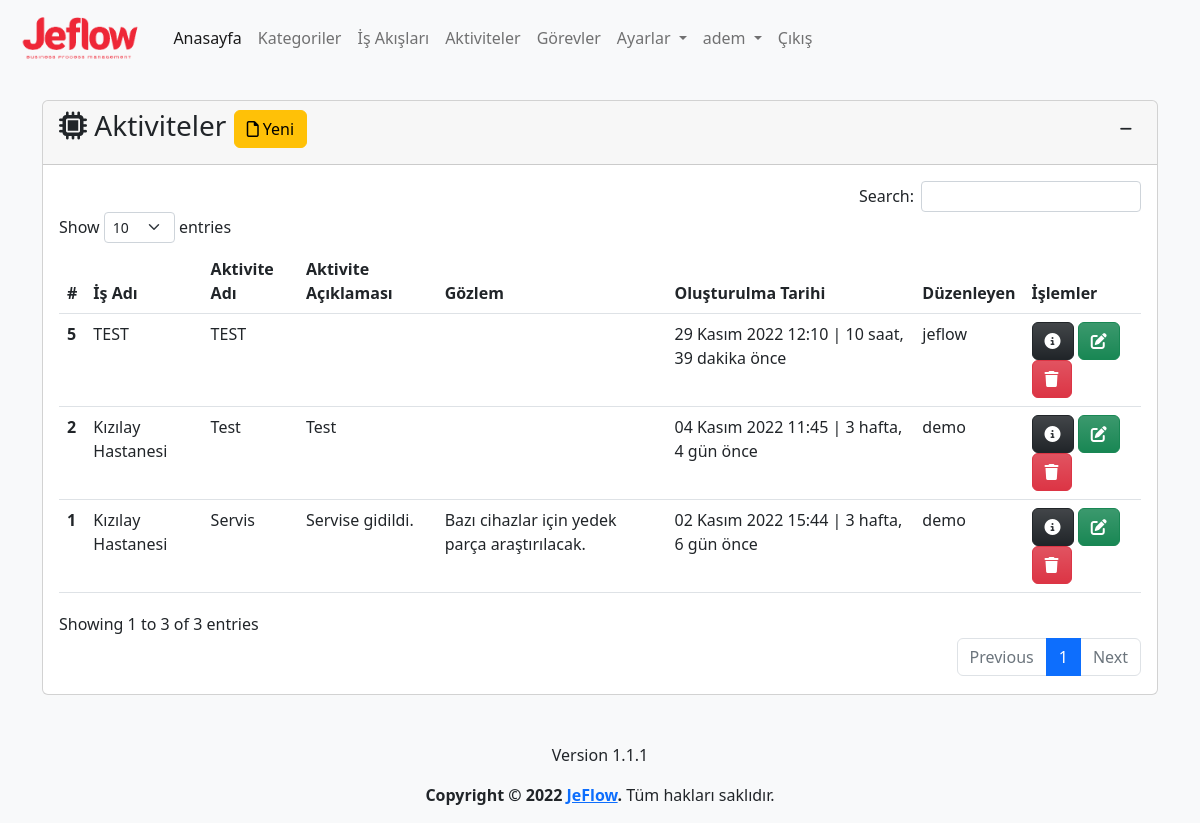
Screenshot of /activity/ (signed in) with the database file from the repository.
### app/models.py (models this page shows, shortened)
class Activity(models.Model):
    process=models.ForeignKey(Process,on_delete=models.CASCADE,verbose_name='İş Adı')
    name=models.CharField(max_length=500,verbose_name='Aktivite Adı')
    description=models.TextField(verbose_name='Aktivite Açıklaması', blank=True,null=True)
    observation=models.TextField(verbose_name='Gözlem', blank=True,null=True)
    file=models.FileField(upload_to='activity_files/%Y/%m/%d/', verbose_name='Dosya', blank=True, null=True)
    created_date=models.DateTimeField(auto_now_add=True, verbose_name='Oluşturulma Tarihi')
    user=models.ForeignKey(User,on_delete=models.CASCADE,verbose_name='Kullanıcı', blank=True, null=True)
    class Meta:
        verbose_name='Aktive'
        verbose_name_plural='Aktiviteler'

class Process(models.Model):
    category=models.ForeignKey(Category,on_delete=models.CASCADE,verbose_name='Kategori')
    name=models.CharField(max_length=500,verbose_name='İş Akış Adı')
    description=models.TextField(verbose_name='İş Akış Açıklaması', blank=True, null=True)
    state=models.ForeignKey(State, on_delete=models.SET_NULL,verbose_name='Durum', blank=True, null=True)
    file=models.FileField(upload_to='process_files/%Y/%m/%d/', verbose_name='Dosya', blank=True, null=True)
    created_date=models.DateTimeField(auto_now_add=True, verbose_name='Oluşturulma Tarihi')
    user=models.ForeignKey(User,on_delete=models.CASCADE,verbose_name='Kullanıcı', blank=True, null=True)
    def __str__(self):
        return self.name # + ' - ' + self.created_date.strftime("%d.%m.%Y, %H:%M:%S")
    class Meta:
        verbose_name='İş Akışı'
        verbose_name_plural='İş Akışları'

### app/views.py (the view, shortened to what this page needs)
# urls.py: path('activity/', views.activity, name='activity'),
@login_required(login_url='/user/login/')
def activity(request):
    activity_form=ActivityForm()
    activities = Activity.objects.order_by('-created_date')
    context = {
        'activity_form':activity_form,
        'activities': activities
    }
    return render(request, 'app/activity.html', context)

### app/forms.py
class ActivityForm(forms.ModelForm):
    class Meta:
        model=Activity
        fields=('process','name','description','observation', 'file')

### templates/app/activity.html (shortened to what this page needs)
{% extends 'layout.html' %}
{% load humanize %}
{% block content %}
{% load crispy_forms_tags %}
<div class="row mt-3">
    <div class="col-md-12">
        <div class="card">
            <div class="card-header">
                <h3 class="card-title">
                    <i class="fa-solid fa-microchip"></i>
                    Aktiviteler
                    <button type="button" class="btn btn-warning" data-bs-toggle="modal"
                        data-bs-target="#activityModal">
                        <i class="fa-regular fa-file"></i>
                        Yeni
                    </button>
                    <div class="float-end">
                        <button class="btn btn-sm" type="button" data-bs-toggle="collapse"
                            data-bs-target="#collapseActivity" aria-expanded="false" aria-controls="collapseActivity">
                            <i class="fa-solid fa-minus"></i>
                        </button>
                    </div>
                </h3>
            </div>
            <div class="collapse show" id="collapseActivity">
                <div class="card-body">
                    {% if activities %}
                    <table id="activity" class="table table-hover">
                        <thead>
                            <tr>
                                <th scope="col">#</th>
                                <th scope="col">İş Adı</th>
                                <th scope="col">Aktivite Adı</th>
                                <th scope="col">Aktivite Açıklaması</th>
                                <th scope="col">Gözlem</th>
                                <th scope="col">Oluşturulma Tarihi</th>
                                <th scope="col">Düzenleyen</th>
                                <th scope="col">İşlemler</th>
                            </tr>
                        </thead>
                        <tbody>
                            {% for activity in activities %}
                            <tr>
                                <th scope="row">{{ activity.id }}</th>
                                <td>{{ activity.process }}</td>
                                <td>{{ activity.name }}</td>
                                <td>{{ activity.description | safe }}</td>
                                <td>{{ activity.observation }}</td>
                                <td>{{ activity.created_date }} | {{ activity.created_date | timesince}} önce</td>
                                <td>{{ activity.user }}</td>
                                <td>
                                    <a href="{% url 'activity_detail' activity.id %}" class="btn btn-dark bg-gradient"
                                        data-bs-toggle="popover" data-bs-trigger="hover" data-bs-title="Detaylar"
                                        data-bs-content="Seçili satırdaki kaydın detaylarını görüntüler.">
                                        <i class="fa-solid fa-circle-info"></i>
                                    </a>
                                    <a class="btn btn-success bg-gradient"
                                        href="{% url 'activity_update' activity.id %}" data-bs-toggle="popover"
                                        data-bs-trigger="hover" data-bs-title="Düzenle"
                                        data-bs-content="Seçili satırdaki kaydı düzenler.">
                                        <i class="fa-solid fa-pen-to-square"></i>
                                    </a>
                                    <a class="btn btn-danger bg-gradient" href="{% url 'activity_delete' activity.id %}"
                                        data-bs-toggle="popover" data-bs-trigger="hover" data-bs-title="Sil"
                                        data-bs-content="Seçili satırdaki kaydı siler.">
                                        <i class="fa-solid fa-trash"></i>
                                    </a>
                                </td>
                            </tr>
                            {% endfor %}
                        </tbody>
                    </table>
                    {% else %}
                    <div class="alert alert-warning">
                        <p>Aktivite bulunamadı.</p>
                    </div>
                    {% endif %}
                </div>
            </div>
        </div>
    </div>
</div>
{% endblock %}

### templates/layout.html (shortened to what this page needs)
{% load static %}
<!doctype html>
<html lang="tr">
<head>
  <link href="https://cdn.jsdelivr.net/npm/bootstrap@5.2.2/dist/css/bootstrap.min.css" rel="stylesheet"
>
  <link rel="stylesheet" href="{% static 'css/jeflow.css' %}">
  <link href="https://cdn.jsdelivr.net/npm/summernote@0.8.18/dist/summernote-lite.min.css" rel="stylesheet">
  <link href="https://cdn.jsdelivr.net/npm/select2@4.1.0-rc.0/dist/css/select2.min.css" rel="stylesheet" />
  <link rel="stylesheet" type="text/css" href="https://cdn.datatables.net/1.12.1/css/dataTables.bootstrap5.min.css">
  <link rel="stylesheet" type="text/css"
    href="https://cdn.datatables.net/responsive/2.3.0/css/responsive.dataTables.min.css">
  <link rel="stylesheet" type="text/css" href="https://cdn.datatables.net/buttons/2.2.3/css/buttons.bootstrap5.min.css">
</head>
<body class="bg-light">
  <header>
    <nav class="navbar navbar-expand-lg bg-light">
      <div class="container-fluid">
        <a class="navbar-brand" href="{% url 'index' %}">
          <img class="logo" src="{% static 'img/logo-text.png' %}" alt="JeFlow">
        </a>
        <div class="collapse navbar-collapse" id="navbarNavDropdown">
          <ul class="navbar-nav">
            <li class="nav-item">
              <a class="nav-link active" aria-current="page" href="{% url 'index' %}">Anasayfa</a>
            </li>
            {% if user.is_authenticated %}
            <li class="nav-item">
              <a class="nav-link" href="{% url 'category' %}">Kategoriler</a>
            </li>
            <li class="nav-item">
              <a class="nav-link" href="{% url 'process' %}">İş Akışları</a>
            </li>
            <li class="nav-item">
              <a class="nav-link" href="{% url 'activity' %}">Aktiviteler</a>
            </li>
            <li class="nav-item">
              <a class="nav-link" href="{% url 'task' %}">Görevler</a>
            </li>
            <li class="nav-item dropdown">
              <a class="nav-link dropdown-toggle" href="{% url 'settings' %}" role="button" data-bs-toggle="dropdown"
                aria-expanded="false">
                Ayarlar
              </a>
            </li>
            <li class="nav-item dropdown">
              <a class="nav-link dropdown-toggle" href="{% url 'profile' %}" role="button" data-bs-toggle="dropdown"
                aria-expanded="false">
                {{ user }}
              </a>
            </li>
            <li class="nav-item">
              <a class="nav-link" href="javascript:{document.getElementById('logout').submit()}">Çıkış</a>
            </li>
            {% else %}
            <li class="nav-item">
              <a class="nav-link" href="{% url 'register' %}">Kayıt Ol</a>
            </li>
            {% endif %}
          </ul>
        </div>
      </div>
    </nav>
  </header>
  <main>
    <div class="container mt-4">
      {% block content %}
      {% endblock %}
    </div>
  </main>
  <footer class="mt-5">
    <div class="d-flex flex-column justify-content-center align-items-center">
      <p>Version 1.1.1</p>
      <p><strong>Copyright &copy; 2022 <a href="{% url 'index' %}">JeFlow</a>.</strong> Tüm hakları saklıdır.</p>
    </div>
  </footer>
</body>
</html>

### static/css/jeflow.css (style rules this page uses)
img.logo { height: 50px; }

### rows the page displays
Activity: id "5", process "TEST", name "TEST", created_date "29 Kasım 2022 12:10", created_date "10 saat, 39 dakika", user "jeflow"
Activity: id "2", process "Kızılay Hastanesi", name "Test", description "Test", created_date "04 Kasım 2022 11:45", created_date "3 hafta, 4 gün", user "demo"
Activity: id "1", process "Kızılay Hastanesi", name "Servis", description "Servise gidildi.", observation "Bazı cihazlar için yedek parça araştırılacak.", created_date "02 Kasım 2022 15:44", created_date "3 hafta, 6 gün", user "demo"

### other values shown
{{ user }} "adem"
